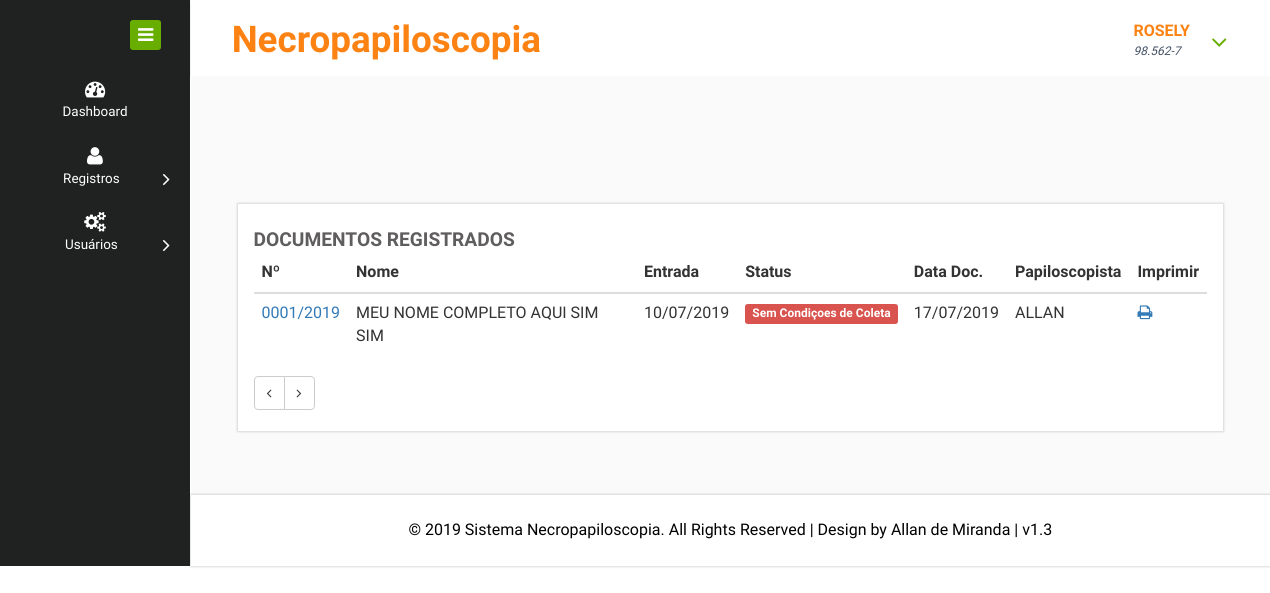
The app's page /listaDocumentos.php (signed in) with its own data.
### tables this page shows
CREATE TABLE `documentos` (
  `id` bigint(255) UNSIGNED NOT NULL,
  `perito` varchar(100) NOT NULL,
  `numero_nic` varchar(100) NOT NULL,
  `data_entrada` date NOT NULL,
  `cadaver_informacao` varchar(100) NOT NULL,
  `data_fato` date NOT NULL,
  `procedencia_bairro` varchar(100) NOT NULL,
  `procedencia_cidade` varchar(100) NOT NULL,
  `procedencia_uf` varchar(100) NOT NULL,
  `cadaver_situacao` varchar(100) NOT NULL,
  `numero_guia` varchar(100) NOT NULL,
  `causa_morte` varchar(100) NOT NULL,
  `destino_exame` varchar(100) NOT NULL,
  `numero_sei` varchar(100) NOT NULL,
  `status_coleta` tinyint(1) NOT NULL,
  `nome_completo` varchar(100) DEFAULT NULL,
  `nome_pai` varchar(100) DEFAULT NULL,
  `nome_mae` varchar(100) DEFAULT NULL,
  `naturalidade_cidade` varchar(100) DEFAULT NULL,
  `naturalidade_uf` varchar(100) DEFAULT NULL,
  `data_nascimento` date DEFAULT NULL,
  `docuemnto_tipo` varchar(100) DEFAULT NULL,
  `docuemnto_numero` varchar(100) DEFAULT NULL,
  `docuemnto_orgao` varchar(100) DEFAULT NULL,
  `docuemnto_uf` varchar(100) DEFAULT NULL,
  `observacoes` varchar(500) DEFAULT NULL,
  `data_formulario` date DEFAULT NULL
);

### listaDocumentos.php (the view, shortened to what this page needs)
<!DOCTYPE HTML>
<html>
<?php include 'head.php'; ?>
<body>
	<div class="page-container">
		<div class="left-content">
			<div class="mother-grid-inner">
				<?php include 'nav.php'; ?>
				<div class="inner-block">
					<div class="typography">
						<div class="col-md-12 chit-chat-layer1-left">
							<div class="work-progres">
								<div class="chit-chat-heading">
									Documentos Registrados
								</div>
								<div class="table-responsive">
									<table class="table table-hover">
										<thead>
											<tr>
												<th>Nº</th>
												<th>Nome</th>
												<th>Entrada</th>
												<th>Status</th>
												<th>Data Doc.</th>
												<th>Papiloscopista</th>
												<th>Imprimir</th>
											</tr>
										</thead>
										<tbody>
											<?php
											$servername = $_SG['servidor'];
											$username = $_SG['usuario'];
											$password = $_SG['senha'];
											$dbname = $_SG['banco'];
											$conn = mysqli_connect($servername, $username, $password, $dbname);
											$sql = "SELECT * FROM documentos ORDER BY id DESC";
											$result = mysqli_query($conn, $sql);
											$total_pages = mysqli_num_rows($result);
											$cont_page = 0;
											if ($_GET["page"] == "") {
												$cont_page = 1;
											} else {
												$cont_page = $_GET["page"];
											}
											if (mysqli_num_rows($result) > 0) {
												while ($row = mysqli_fetch_assoc($result)) {
													echo "<tr>";
													$data_entrada_ex = explode("-", $row["data_entrada"]);
													echo "<td><a href='perfilDocumento.php?protocolo=" . $row["id"] . "'>" . str_pad($row["id"], 4, '0', STR_PAD_LEFT) . "/" . $data_entrada_ex[0] . "</a></td>";
													if ($row["nome_completo"] == "") {
														echo "<td> - </td>";
													} else {
														echo "<td>" . $row["nome_completo"] . "</td>";
													}
													echo "<td>" . $data_entrada_ex[2] . "/" . $data_entrada_ex[1] . "/" . $data_entrada_ex[0] . "</td>";
													if ($row["status_coleta"] == 1) {
														echo '<td><span class="label label-danger">Sem Condiçoes de Coleta</span></td>';
														$data_entrada_ex = explode("-", $row["data_formulario"]);
														echo '<td>' . $data_entrada_ex[2] . "/" . $data_entrada_ex[1] . "/" . $data_entrada_ex[0] . '</td>';
														echo "<td>" . $row["perito"] . "</td>";
														echo '<td><a href="parecerInformativo.php?protocolo=' . $row["id"] . '" target="_blank"><i class="fa fa-print"></i></a></td>';
													}
													echo "</tr>";
												}
											} else {
											}
											?>
										</tbody>
									</table>
									<div class="btn-group">
										<?php
										$proximo = $anterior = 1;
										if (($cont_page + 100) > $total_pages) {
											$proximo = 0;
										}
										if (($cont_page - 100) <= 0) {
											$anterior = 0;
										}
										if ($anterior == 0) {
											echo '<a href="listaDocumentos.php?page=' . 0 . '" class="btn btn-default"><i class="fa fa-angle-left"></i></a>';
										} else {
											echo '<a href="listaDocumentos.php?page=' . ($cont_page - 100) . '" class="btn btn-default"><i class="fa fa-angle-left"></i></a>';
										}
										if ($proximo == 0) {
											echo '<a href="listaDocumentos.php?page=' . $total_pages . '" class="btn btn-default"><i class="fa fa-angle-right"></i></a>';
										} else {
											echo '<a href="listaDocumentos.php?page=' . ($cont_page + 100) . '" class="btn btn-default"><i class="fa fa-angle-right"></i></a>';
										}
										?>
									</div>
								</div>
							</div>
						</div>
					</div>
				</div>
				<?php include 'footer.php'; ?>
			</div>
		</div>
		<?php include 'menu.php'; ?>
	</div>
</body>
</html>

### records on screen
documentos: id "0001", data_entrada "2019", nome_completo "MEU NOME COMPLETO AQUI SIM SIM", data_entrada "10", data_entrada "07", data_formulario "17", data_formulario "07", data_formulario "2019", perito "ALLAN"

### other values on screen
$_SESSION['usuarioNome'] "ROSELY"
$_SESSION['usuarioMatricula'] "98.562-7"
